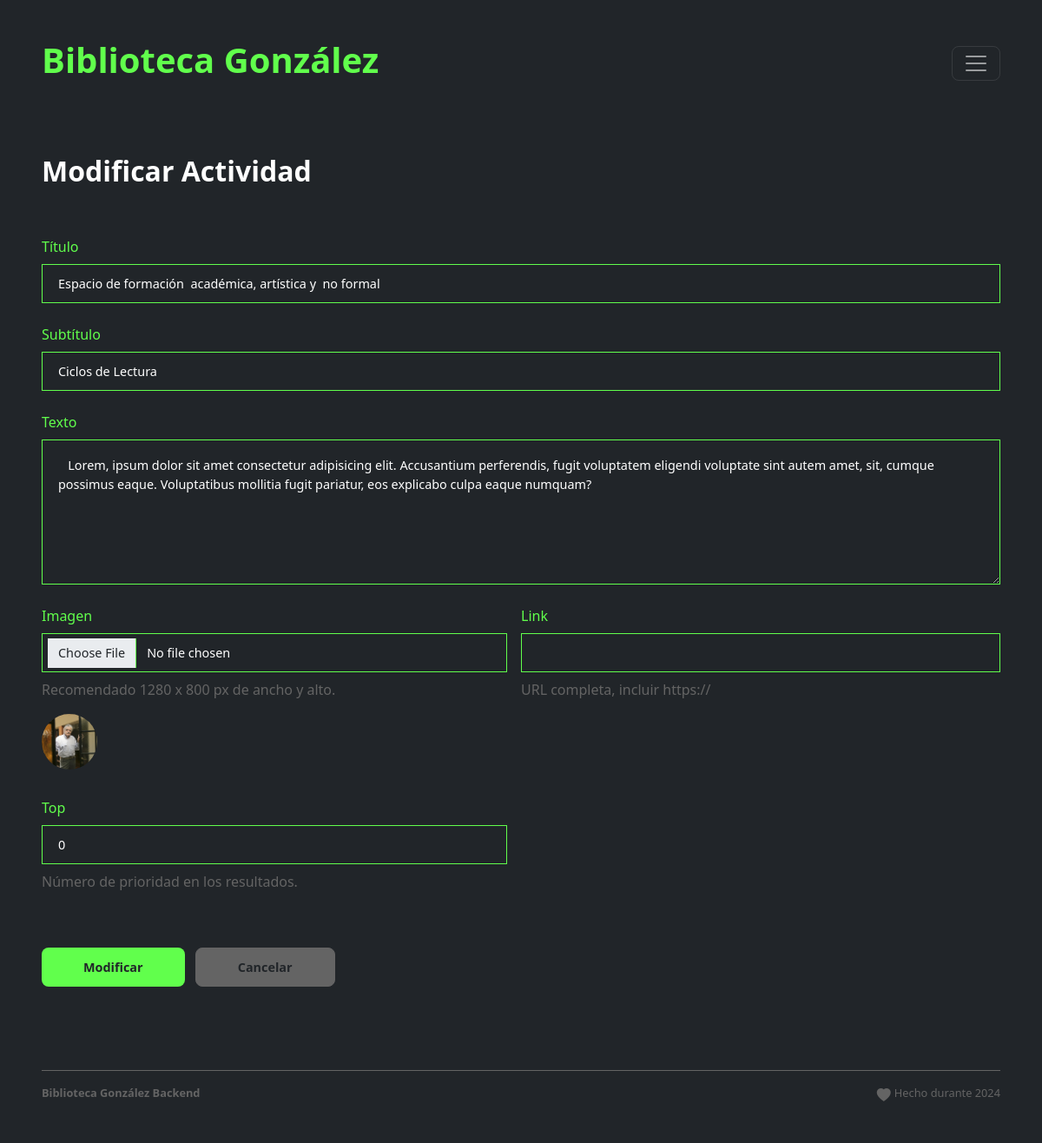
Page /talleres.php?mod=1&edit=1&i=5 (signed in) on the committed database.
### tables this page shows
CREATE TABLE `items` (
  `id` int(10) NOT NULL,
  `type` int(1) DEFAULT NULL,
  `category` varchar(256) NOT NULL,
  `title` varchar(256) DEFAULT NULL,
  `subtitle` varchar(256) NOT NULL,
  `text` text DEFAULT NULL,
  `text2` text NOT NULL,
  `image` varchar(256) DEFAULT NULL,
  `video` varchar(256) NOT NULL,
  `file` varchar(256) NOT NULL,
  `url` varchar(256) NOT NULL,
  `top` int(10) DEFAULT NULL
);

### talleres.php (the view, shortened to what this page needs)
<?php
require_once('./db/connection.php');
$file_main = "talleres";
$table = "items";
if (isset($_GET['add'])) {
  $action = 'Agregar';
  $title_sec = "Agregar Actividad";
} else if (isset($_GET['edit'])) {
  $action = 'Modificar';
  $title_sec = "Modificar Actividad";
  $id_select = $_GET['i'];
  $sql = "SELECT * FROM $table WHERE id = $id_select";
  $statement = $pdo->prepare($sql);
  $statement->execute();
  $results = $statement->fetch();
} else if (isset($_POST['delete'])) {
  $id_select = $_POST['id'];
  $sql = "DELETE FROM $table WHERE id = $id_select";
  $statement = $pdo->prepare($sql);
  $statement->execute();
  if ($_POST['file']) {
    $archivo = $_POST['file'];
    $dir = opendir("./images");
    unlink("./images/" . $archivo);
    closedir($dir);
  }
  header("Location:$file_main");
}
require("includes/head.php");
?>
<body class="bg-dark">
  <main>
    <?php
    require("includes/header.php");
    if (isset($_GET['mod'])) {
    ?>
      <section class="p-3 p-lg-5 p-md-4 text-white">
        <div class="row mb-5">
          <h2> <strong><?php echo $title_sec ?></strong> </h2>
        </div>
        <form method="POST" name="form" enctype="multipart/form-data">
          <div class="row mb-5">
            <div class="col col-12 mb-3">
              <label class="form-label">Título</label>
              <input type="text" name="title" class="form-control bg-transparent text-white mb-2" value="<?php if (isset($results['title'])) echo ($results['title']) ?>" />
            </div>
            <div class="col col-12 mb-3">
              <label class="form-label">Subtítulo</label>
              <input type="text" name="subtitle" class="form-control bg-transparent text-white mb-2" value="<?php if (isset($results['subtitle'])) echo ($results['subtitle']) ?>" />
            </div>
            <div class="col col-12 mb-3">
              <label class="form-label">Texto</label>
              <textarea name="text" cols="30" rows="6" id="wysihtml5-textarea" class="form-control bg-transparent text-white mb-2"><?php if (isset($results['text'])) echo ($results['text']) ?></textarea>
            </div>
            <div class="col col-12 col-md-6 pe-md-3 mb-3">
              <label class="form-label">Imagen</label>
              <input name="userfile1" class="form-control bg-transparent text-white mb-2" type="file">
              <div class="row text-secondary">Recomendado 1280 x 800 px de ancho y alto.</div>
              <?php if (isset($results['image'])) if ($results['image'])  echo '<a href="./images/' . $results['image'] . '" target="_blank" class="opacity"><img src="./images/' . $results['image'] . '" class="mt-3 img-circle-large mb-3" /></a>'; ?>
            </div>
            <div class="col col-12 col-md-6 mb-3">
              <label class="form-label">Link</label>
              <input type="number" name="url" class="form-control bg-transparent text-white mb-2" value="<?php if (isset($results['url'])) echo ($results['url']) ?>" />
              <div class="row text-secondary">URL completa, incluir https://</div>
            </div>
            <div class="col col-12 col-md-6 pe-md-3 mb-3">
              <label class="form-label">Top</label>
              <input type="number" name="top" class="form-control bg-transparent text-white mb-2" value="<?php if (isset($results['top'])) echo ($results['top']) ?>" />
              <div class="row text-secondary">Número de prioridad en los resultados.</div>
            </div>
          </div>
          <div class="row">
            <div class="col col-12">
              <button type="button" class="rounded-2 btn btn-primary mybtn" onClick="javascript:document.form.submit();"><?php echo $action ?></button>
              <button type="button" class="rounded-2 btn btn-secondary mybtn mx-2" onClick="javascript:history.back();">Cancelar</button>
            </div>
          </div>
        </form>
      </section>
    <?php
    }
    require("includes/footer.php");
    ?>
  </main>
</body>
</html>

### css/custom.css (style rules this page uses)
:root { --bs-color-main: #61ff4c; }
a { color: var(--bs-color-main); text-decoration: none !important; }
.text-primary, .form-label, .circle { color: var(--bs-color-main) !important; }
.border-primary, .form-control, .circle { border-color: var(--bs-color-main) !important; }
.btn-primary { background-color: var(--bs-color-main); border: 0; }
.form-control::placeholder { color: var(--bs-color-main); font-weight: 600; opacity: 1; }
input, .btn, .form-select { font-size: 0.9rem; height: 2.8rem; }
input[type="file"] { padding-top: 11px; }
.img-circle, .img-circle-large { aspect-ratio: 1; border-radius: 50%; display: block; object-fit: cover; width: 3.4rem; }
.img-circle-large { height: 4rem; width: 4rem; }
.mybtn { padding: 10px 3rem; }
.btn { font-weight: 600; }

### rows in the picture
items: title "Espacio de formación académica, artística y no formal", subtitle "Ciclos de Lectura", text "Lorem, ipsum dolor sit amet consectetur adipisicing elit. Accusantium perferendis, fugit voluptatem eligendi voluptate sint autem amet, sit, cumque possimus eaque. Voluptatibus mollitia fugit pariatur, eos explicabo culpa eaque numquam?", image (picture), top "0"

### other values in the picture
$title_sec "Modificar Actividad"
$action "Modificar"
